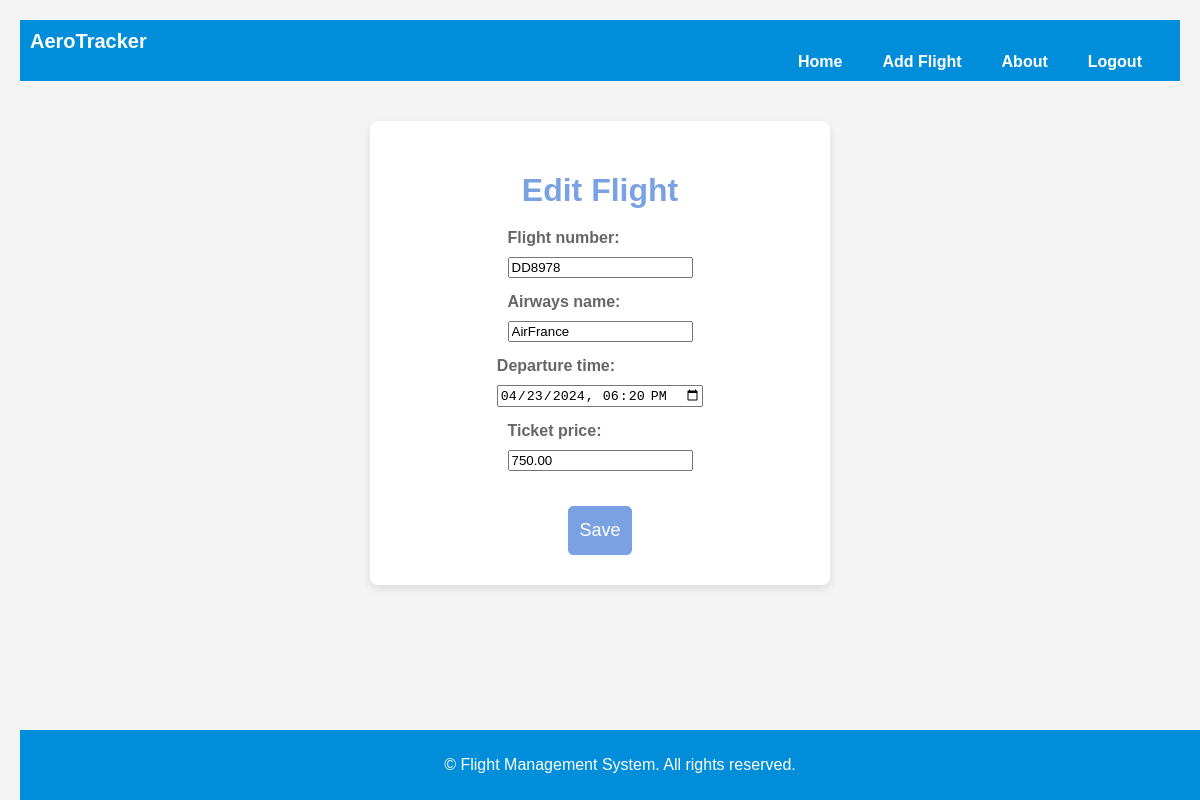
/update/5/ (signed in), run on the app's committed database.
### flights/models.py (models this page shows, shortened)
class Flight(models.Model):
    flight_number = models.CharField(max_length=10)
    airways_name = models.CharField(max_length=50)
    departure_time = models.DateTimeField()
    ticket_price = models.DecimalField(max_digits=9, decimal_places=2)

### flights/views.py (the view)
# urls.py: path('update/<int:pk>/', flight_update, name='flight_update'),
@login_required
def flight_update(request, pk):
    flight = get_object_or_404(Flight, pk=pk)
    if request.method == 'POST':
        form = FlightForm(request.POST, instance=flight)
        if form.is_valid():
            form.save()
            return redirect('flight_list')
    else:
        form = FlightForm(instance=flight)
    return render(request, 'flights/flight_form.html', {'form': form, 'operation': 'Update'})

### flights/forms.py (shortened to what this page needs)
class FlightForm(forms.ModelForm):
    class Meta:
        model = Flight
        fields = ['flight_number', 'airways_name', 'departure_time', 'ticket_price']
        widgets = {
            'flight_number': forms.TextInput(attrs={
                'pattern': '[A-Z]{2}\d{4}',
                'title': 'Flight number must be in the format: AA1234',
                'required': True
            }),
            'airways_name': forms.TextInput(attrs={
                'required': True,
                'pattern': '[a-zA-Z\s]+',
                'title': 'Airways name must only contain letters and spaces'
            }),
            'departure_time': forms.DateTimeInput(attrs={
                'type': 'datetime-local',
                'required': True
            }),
            'ticket_price': forms.NumberInput(attrs={
                'min': 0.01,
                'step': 0.01,
                'required': True,
                'title': 'Ticket price must be a positive number'
            }),
        }

### flights/templates/flights/flight_form.html (shortened to what this page needs)
{% extends 'flights/base.html' %}
{% block content %}
<div class="form-container">
    <h1>{{ form.instance.pk|yesno:"Edit,Add" }} Flight</h1>
    <form method="post">
        <div class="form-group">
            {{ form.flight_number.label_tag }}
            {{ form.flight_number }}
        </div>
        <div class="form-group">
            {{ form.airways_name.label_tag }}
            {{ form.airways_name }}
        </div>
        <div class="form-group">
            {{ form.departure_time.label_tag }}
            {{ form.departure_time }}
        </div>
        <div class="form-group">
            {{ form.ticket_price.label_tag }}
            {{ form.ticket_price }}
        </div>
        <button type="submit" class="btn btn-primary">Save</button>
    </form>
</div>
{% endblock %}

### static/flights/styles.css (style rules this page uses)
body { font-family: Arial, sans-serif; margin: 20px; padding: 0; background-color: #f4f4f4; }
.form-container { background: #fff; max-width: 400px; margin: 40px auto; padding: 30px; border-radius: 8px; box-shadow: 0 4px 8px rgba(0, 0, 0, 0.1); }
.form-container h1 { margin-bottom: 20px; text-align: center; color: #7aa2e3; }
.form-container form { display: flex; flex-direction: column; align-items: center; }
.form-group { margin-bottom: 15px; }
.form-group label { display: block; margin-bottom: 10px; color: #666; font-weight: bold; }
.btn { display: inline-block; font-weight: 400; color: #212529; text-align: center; vertical-align: middle; user-select: none; background-color: #007bff; border: 1px solid #007bff; padding: 0.375rem 0.75rem; font-size: 1rem; line-height: 1.5; border-radius: 0.25rem; transition: color .15s ease-in-out, background-color .15s ease-in-out, border-color .15s ease-in-out, box-shadow .15s ease-in-out; }
.btn-primary { color: #fff; background-color: #7aa2e3; border-color: #7aa2e3; font-size: 18px; padding: 10px 10px; border-radius: 5px; transition: background-color .15s ease-in-out, border-color .15s ease-in-out; }
.btn, .btn-primary { margin-top: 20px; }

### flights/templates/flights/base.html (style rules this page uses)
body { font-family: Arial, sans-serif; margin: 20px; padding: 0; background-color: #f4f4f4; }
.form-container { background: #fff; max-width: 400px; margin: 40px auto; padding: 30px; border-radius: 8px; box-shadow: 0 4px 8px rgba(0, 0, 0, 0.1); }
.form-container h1 { margin-bottom: 20px; text-align: center; color: #7aa2e3; }
.form-container form { display: flex; flex-direction: column; align-items: center; }
.form-group { margin-bottom: 15px; }
.form-group label { display: block; margin-bottom: 10px; color: #666; font-weight: bold; }
.btn { display: inline-block; font-weight: 400; color: #212529; text-align: center; vertical-align: middle; user-select: none; background-color: #007bff; border: 1px solid #007bff; padding: 0.375rem 0.75rem; font-size: 1rem; line-height: 1.5; border-radius: 0.25rem; transition: color .15s ease-in-out, background-color .15s ease-in-out, border-color .15s ease-in-out, box-shadow .15s ease-in-out; }
.btn-primary { color: #fff; background-color: #7aa2e3; border-color: #7aa2e3; font-size: 18px; padding: 10px 10px; border-radius: 5px; transition: background-color .15s ease-in-out, border-color .15s ease-in-out; }
.btn, .btn-primary { margin-top: 20px; }

### data on the page
Flight: instance.pk "Edit", flight_number "DD8978", airways_name "AirFrance", departure_time "04/23/2024 18:20", ticket_price "750.00"
